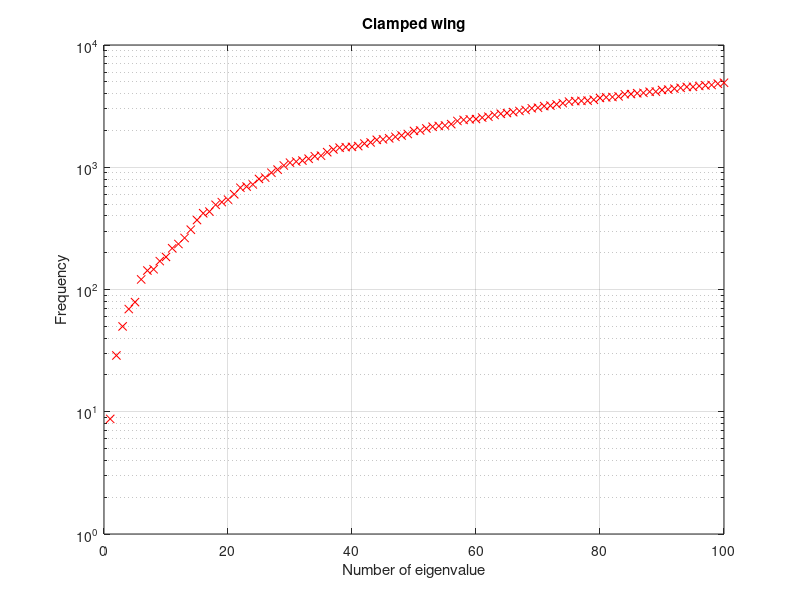

Here is the MATLAB script that generated this plot:
% This script plots the eigenvalues in semilogaritmic scale

%%
% DCFA swept wing assignement
%
% Teamwork
% Team members: Venti Edoardo         944421
%               Zemello Matteo        942003
%               Zucchelli Umberto     952952
%               
%           
%

clear all, close all, clc

load w_esatta.mat

fig=figure;
semilogy(1:length(w_esatta),w_esatta,'xr')
title('Clamped wing')
xlabel('Number of eigenvalue')
ylabel('Frequency')
grid on
saveas(fig,'Eigenvalues_clamped_wing','svg')